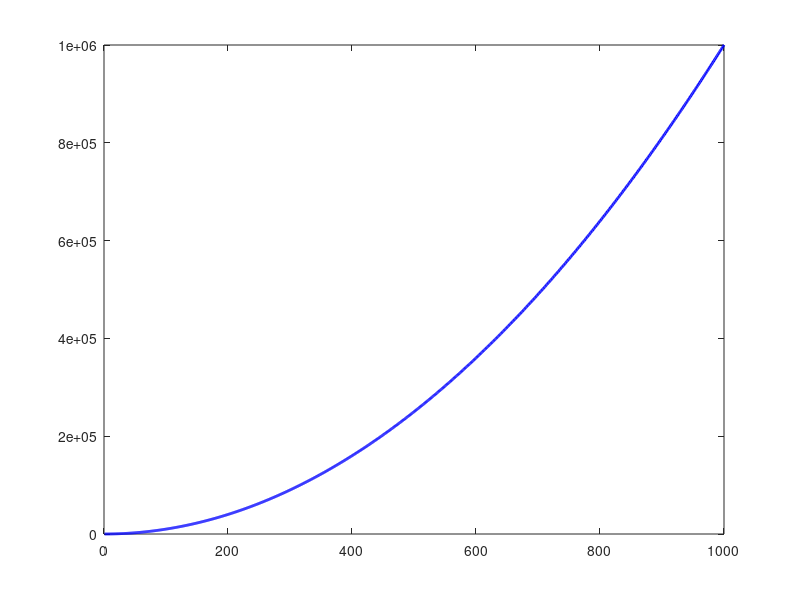

Source code (MATLAB): (Note: this script raises an error after producing the figure.)
% Generate numbers from 1 to 1000
numbers = 1:1000;
squares = numbers .^ 2;

% Create a figure for the plot
figure;
plot(numbers, squares, 'b-', 'LineWidth', 2);
plot();
xlabel('Number');
ylabel('Square');
title('Squares of Numbers from 1 to 1000');
grid on;
